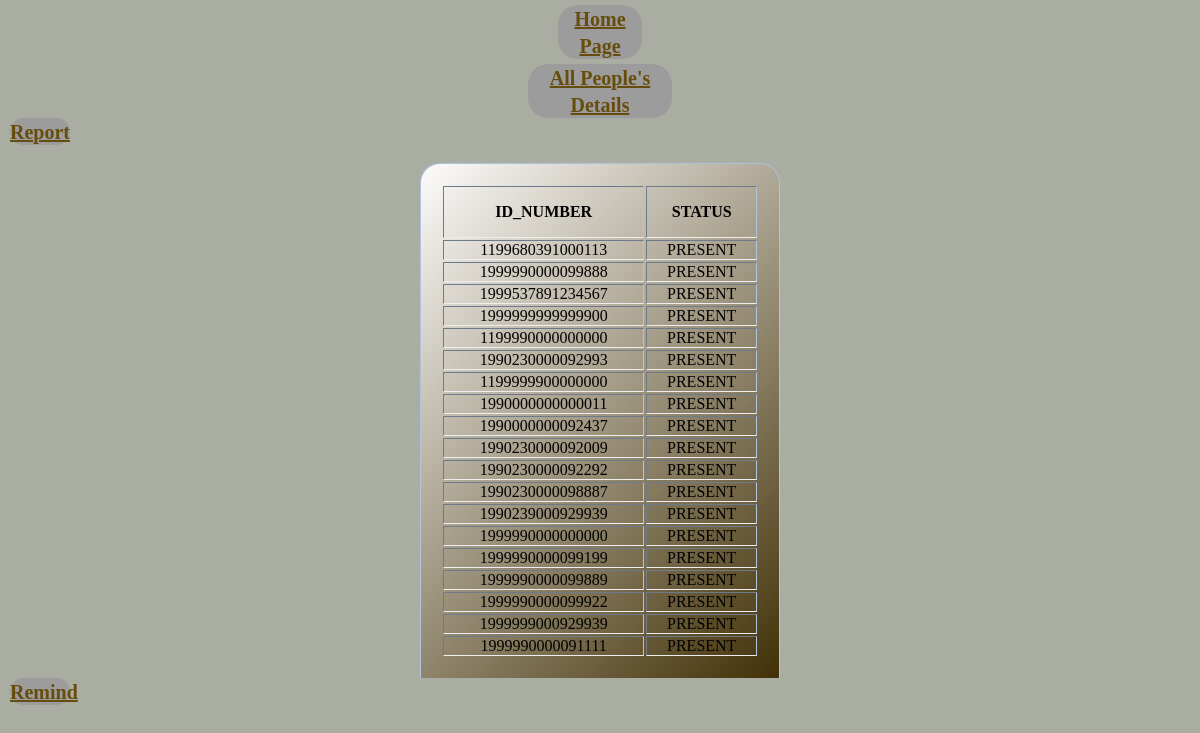
The page /umuganda_project/admin/absent.php on the database its author committed.
### tables this page shows
CREATE TABLE `user_results` (
  `ID_NUMBER` varchar(255) NOT NULL,
  `YEARS` varchar(255) NOT NULL,
  `MONTHS` varchar(255) NOT NULL,
  `DATES` varchar(255) NOT NULL,
  `HOURS` varchar(255) NOT NULL,
  `STATUS` varchar(255) NOT NULL,
  `CHARGES` varchar(255) NOT NULL
);

### umuganda_project/admin/absent.php (the view, shortened to what this page needs)
<!DOCTYPE html>
<html>
<head>
</head>
<body style="
        background: #aaaea2;">
<div class="reg" style="width: 7%; ">
<h2>
 <a onclick="return confirm('Are you sure !! You want Move ?')" style="color: #674d0d; font-size: 20px; " href="../index.php" >Home Page </a>
</h2>
  </div>
  <div class="reg" style="width: 12%; ">
<h2>
  <a onclick="return confirm('Are you sure !! You want to move to All peoples details ?')" style="color: #674d0d; font-size: 20px; " href="people_details.php" >All People's Details</a>
</h2>
</div>
 <div class="regs" style="width: 5%; ">
<h2>
  <a onclick="return confirm('Are you sure you want to print report ?')" href="report.php?ID_NUMBER=<?= $resulta->ID_NUMBER ?>"style="color: #674d0d; font-size: 20px; " >Report</a>
</h2>
</div>
<br>
<table class="all_mentors" style="width: 30%;" border="5" align="center" >
<tr class="tr">
<th class="th"> ID_NUMBER </th>
<th class="th"> STATUS </th>
</tr>
<?php
include('connection.php');
$target =23;
$sql = 'SELECT ID_NUMBER, STATUS FROM user_results WHERE DATES = :target';
$query = $db -> prepare($sql);
$query->execute([':target' => $target ]);
$results = $query -> fetchAll(PDO::FETCH_OBJ);
if($query -> rowCount() > 0)
{
foreach($results as $result)
{
  print "<tr><td>";
  echo $result -> ID_NUMBER   . "";
  print "</td>";
  print "<td>";
  echo $result -> STATUS;
  print "</td></tr>";
}}
?>
</table>
<div class="regs" style="width: 5%; ">
<h2>
  <a onclick="return confirm('Are you sure you want to remind ?')" href="sendsms.php?ID_NUMBER=<?= $result->ID_NUMBER ?>"style="color: #674d0d; font-size: 20px; " >Remind</a>
</h2>
</div>
</body>
</html>

### umuganda_project/admin/absent.php (style rules this page uses)
* { margin: 0px; padding: 0px; }
.reg { margin: 5px auto 0px; color: white; background-color: #9d9c9c; text-align: center; border-bottom: none; border-radius: 20px 20px 20px 20px; }
.regs { margin-left: 10px; color: white; background-color: #9d9c9c; text-align: center; border-bottom: none; border-radius: 20px 20px 20px 20px; }
.all_mentors { margin: 0px auto 0px; background-image: linear-gradient(135deg, #fdfcfb 0%, #423107 100%); text-align: center; border: 1px solid #B0C4DE; border-bottom: none;; border-radius: 20px 20px 0px 0px; padding: 20px; }
table { background-color: #4c390c; margin: auto; }
table th { height: 50px; }

### rows shown on the page
user_results: ID_NUMBER "1199680391000113", STATUS "PRESENT"
user_results: ID_NUMBER "1999990000099888", STATUS "PRESENT"
user_results: ID_NUMBER "1999537891234567", STATUS "PRESENT"
user_results: ID_NUMBER "1999999999999900", STATUS "PRESENT"
user_results: ID_NUMBER "1199990000000000", STATUS "PRESENT"
user_results: ID_NUMBER "1990230000092993", STATUS "PRESENT"
user_results: ID_NUMBER "1199999900000000", STATUS "PRESENT"
user_results: ID_NUMBER "1990000000000011", STATUS "PRESENT"
user_results: ID_NUMBER "1990000000092437", STATUS "PRESENT"
user_results: ID_NUMBER "1990230000092009", STATUS "PRESENT"
user_results: ID_NUMBER "1990230000092292", STATUS "PRESENT"
user_results: ID_NUMBER "1990230000098887", STATUS "PRESENT"
user_results: ID_NUMBER "1990239000929939", STATUS "PRESENT"
user_results: ID_NUMBER "1999990000000000", STATUS "PRESENT"
user_results: ID_NUMBER "1999990000099199", STATUS "PRESENT"
user_results: ID_NUMBER "1999990000099889", STATUS "PRESENT"
user_results: ID_NUMBER "1999990000099922", STATUS "PRESENT"
user_results: ID_NUMBER "1999999000929939", STATUS "PRESENT"
user_results: ID_NUMBER "1999990000091111", STATUS "PRESENT"
